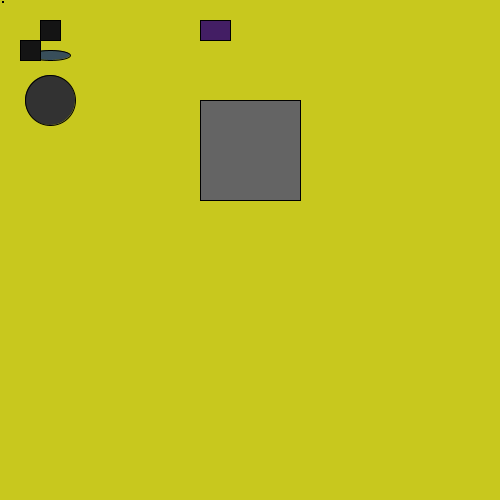
Frame 1 (no input)
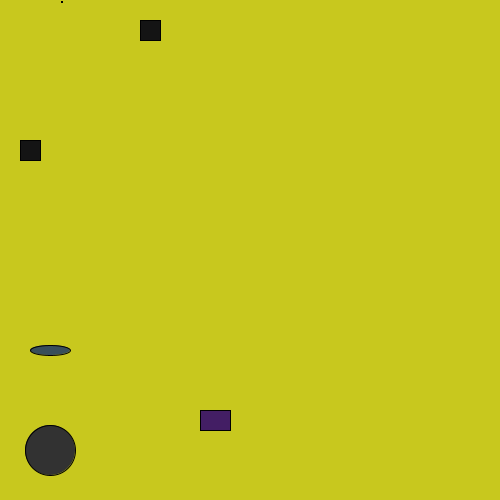
Frame 60 (the mouse pressed at the canvas centre just before this capture)
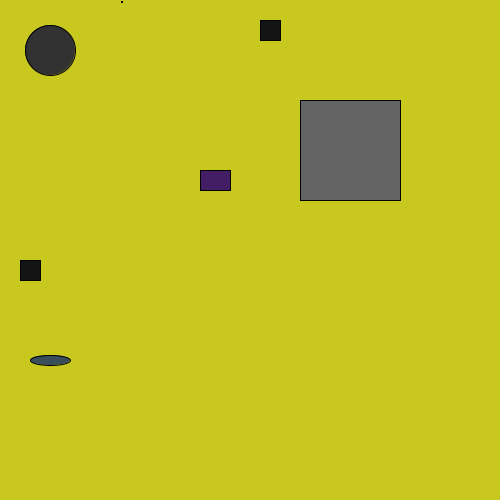
Frame 120 (the mouse held since frame 60 and released just before this capture)

The Processing sketch that drew these frames (run headless with seeded random() and noise(); from frame 60 on, the mouse is pressed at the canvas centre):

// Processing sketch: processing_31262
// ── processing_31262.pde

Shoe mine;
Shoe yours;
Shoe ours;
Shoe wow;

Apple omg;
Apple yay;
Apple cool;
void setup(){
size(500,500);
background((color)250,20,250);
mine = new Shoe(1,200,10,30,20,10,color(67,30,100));
yours = new Shoe(2,50,50,40,10,5,color(56,78,90));
ours = new Shoe(1,20,20,20,20,20,color(20,20,20));
wow = new Shoe(2,50,50,50,50,50,color(50,50,50));

omg = new Apple(100,100,100,100,100,color(100,100,100));
yay = new Apple(1,1,1,1,1,color(1,1,1));
cool = new Apple(20,20,20,20,20,color(20,20,20));
}
void draw(){
  background((color)200,200,30);
  mine.drive();
mine.display();
yours.drive();
yours.display();
ours.drive();
ours.display();
wow.drive();
wow.display();
omg.drive();
omg.display();
yay.drive();
yay.display();
cool.drive();
cool.display();
}

class Shoe{
int xPos;
int yPos;
int wid;
int hei;
int speed=5;
color col;
int shap;

Shoe(int shapeee, int x, int y, int w, int h, int spd, color c){
  shap = shapeee;
 xPos = x;
 yPos = y;
wid = w;
hei = h;
col = c;
speed = spd;
}
 
void display(){
fill(col);

if(shap==1){
rect (xPos, yPos, wid, hei);
}
if(shap==2){
ellipse (xPos,yPos,wid,hei);

}
}
void drive(){
  yPos = yPos+speed;
  if(yPos>500){
 speed = -speed;
  }
  if(yPos<0){
   speed = -speed;
}
}
}

class Apple{
int xPos;
int yPos;
int wid;
int hei;
int speed=5;
color col;
Apple(int x, int y, int w, int h, int spd, color c){
 xPos = x;
 yPos = y;
wid = w;
hei = h;
col = c;
speed = spd;
}
void display(){
fill(col);
rect (xPos, yPos, wid, hei);
}

void drive(){
  xPos = xPos+speed;
  if(xPos>500){
 speed = -speed;
  }
  if(xPos<0){
   speed = -speed;
}
}
}


                
                
